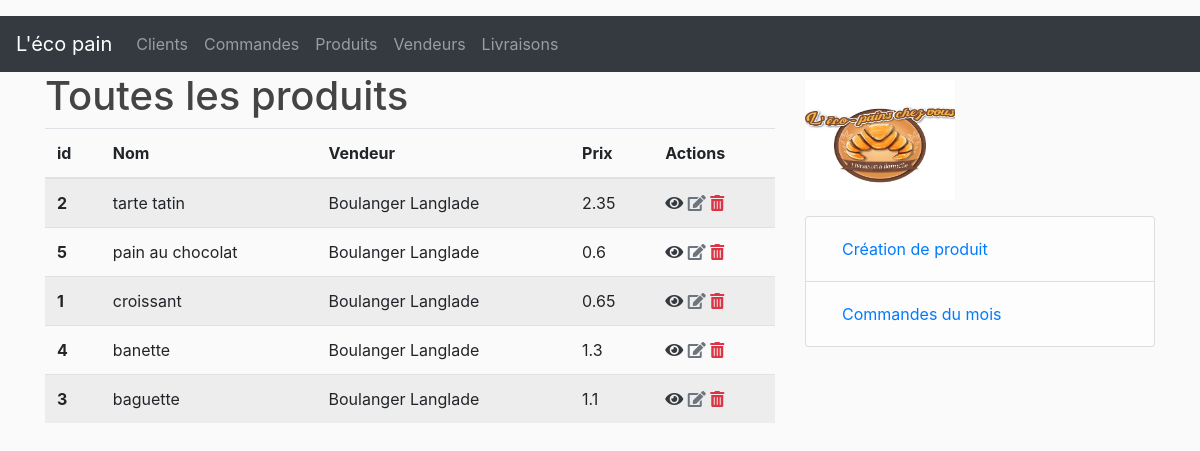
The page /products on the database as committed earlier.
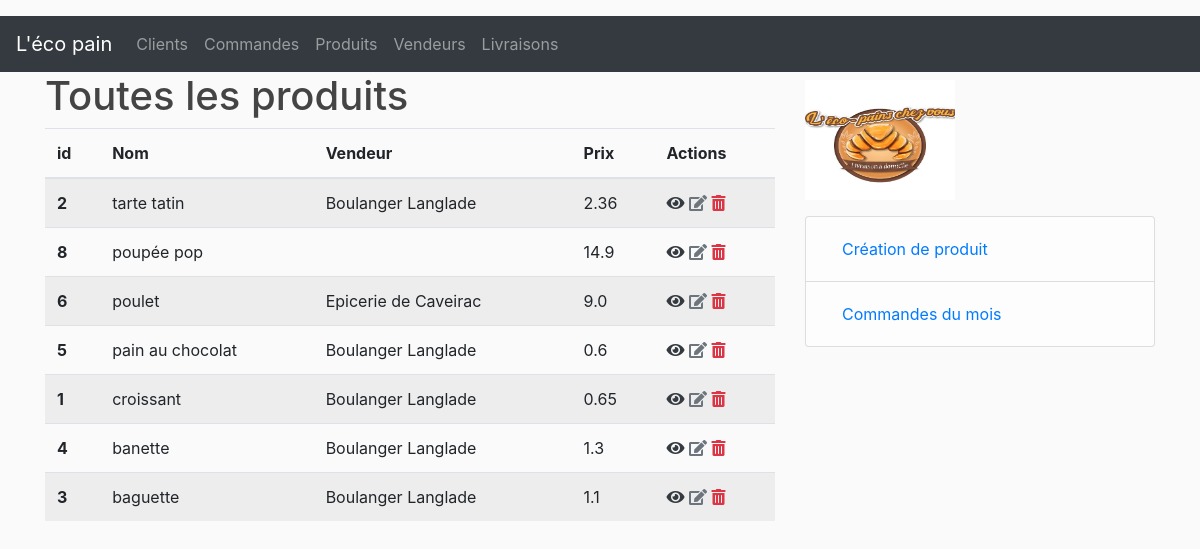
The same page on the database as committed later.
### lecopain/dao/models.py (models this page shows, shortened)
class Product(db.Model)      :
    __tablename__            = 'products'
    id                       = db.Column(db.Integer, primary_key = True)
    name                     = db.Column(db.String(50), nullable = False)
    description              = db.Column(db.String(250))
    price                    = db.Column(db.Float)
    status                   = db.Column(db.String(20))
    selections               = db.relationship('CustomerOrder', secondary = 'order_product', backref = db.backref('selected_products'))
    vendor_id                = db.Column(db.Integer, db.ForeignKey('vendors.id'), nullable = False)

class Vendor(db.Model)        :
    __tablename__             = 'vendors'
    id                        = db.Column(db.Integer, primary_key  = True)
    name                      = db.Column(db.String(50), nullable  = False)
    email                     = db.Column(db.String(200), nullable = False)
    products                  = db.relationship('Product', backref = 'vendor', lazy = True)
    vendorOrders              = db.relationship('VendorOrder', backref = 'vendor', lazy = True)

### lecopain/controllers/product_controller.py (the view)
@product_page.route("/products", methods=['GET', 'POST'])
def products():
    products = Product.query.order_by(Product.name.desc()).all()
    return render_template('/products/products.html', products=products, title="Toutes les produits")

### lecopain/templates/products/products.html
{% extends "layout.html" %}
{% block content %}
    {% set count = O %}
    <table class="table table-striped">
            <thead>
                <tr>
                <th scope="col">id</th>
                <th scope="col">Nom</th>
                <th scope="col">Vendeur</th>
                <th scope="col">Prix</th>
                <th scope="col">Actions</th>
                </tr>
            </thead>
            <tbody>
            {% for product in products %}
                <tr>
                <th scope="row">{{ product.id }}</th>
                <td>{{ product.name }}</td>
                <td>{{ product.vendor.name }}</td>
                <td>{{ product.price }}</td>
                <td><a href="/products/{{product.id}}" class="text-dark" alt="Détails"><i class="fas fa-eye"></i></a></span>
                    <a href="/products/update/{{product.id}}" class="text-secondary alt="Editer"><i class="fas fa-edit"></i></a>
                    <a href="/products/delete/{{product.id}}" class="text-danger alt="Supprimer"><i class="fas fa-trash-alt"></i></a>
                </td>
                </tr>
            {%endfor%}
            </tbody>
        </table>
{% endblock %}
{% block right_menu %}
<div class="content-section">
    <h3></h3><img src="{{ url_for('static', filename='img/logo.jpg') }}" width="150" height="120">
    <p class='text-muted'>
        <ul class="list-group">
        <li class="list-group-item list-group-item-light">
                <a class="nav-link" href="/products/new">Création de produit</a></li>
        <li class="list-group-item list-group-item-light">
                <a class="nav-link" href="/orders/month/0">Commandes du mois</a></li>
        </ul>
    </p>
</div>
{% endblock %}

### lecopain/templates/layout.html (shortened to what this page needs)
<!DOCTYPE html>
<html>
<head>
  <link rel="stylesheet" href="https://stackpath.bootstrapcdn.com/bootstrap/4.2.1/css/bootstrap.min.css"
 />
  <link rel="stylesheet" type="text/css" href="{{ url_for('static', filename='main.css')}}" />
  <link rel="stylesheet" href="https://use.fontawesome.com/releases/v5.7.1/css/all.css"
 />
  <link rel="stylesheet" href="https://cdnjs.cloudflare.com/ajax/libs/tempusdominus-bootstrap-4/5.0.1/css/tempusdominus-bootstrap-4.min.css" />
</head>
<body>
  <nav class="navbar navbar-expand-lg navbar-dark bg-dark">
    <a class="navbar-brand" href="/">L'éco pain</a>
    <div class="collapse navbar-collapse" id="navbarText">
      <ul class="navbar-nav mr-auto">
        <li class="nav-item">
          <a class="nav-link" href="/customers">Clients</a>
        </li>
        <li class="nav-item">
          <a class="nav-link" href="/orders/customers/0">Commandes</a>
        </li>
        <li class="nav-item">
          <a class="nav-link" href="/products">Produits</a>
        </li>
        <li class="nav-item">
          <a class="nav-link" href="/vendors">Vendeurs</a>
        </li>
        <li class="nav-item">
          <a class="nav-link" href="/deliveries/customers/0">Livraisons</a>
        </li>
      </ul>
    </div>
  </nav>
  <div class="container">
    <div class="row">
      <div class="col-md-8">
        {% if title %}
        <h1>{{ title }}</h1>
        {% endif %}
        {% block content %} {% endblock %}
      </div>
      <div class="col-md-4">
        {% block right_menu %} {% endblock %}
      </div>
    </div>
  </div>
</body>
</html>

### lecopain/static/main.css (style rules this page uses)
body { background: #fafafa; color: #333333; margin-top: 1rem; }
h1, h2, h3, h4, h5, h6 { color:#444444; }

Rows that differ between the two databases and show on the page:
changed Product "tarte tatin": price "2.35" → "2.36"
added Product: id "8", name "poupée pop", price "14.9"
added Product: id "6", name "poulet", vendor.name "Epicerie de Caveirac", price "9.0"
